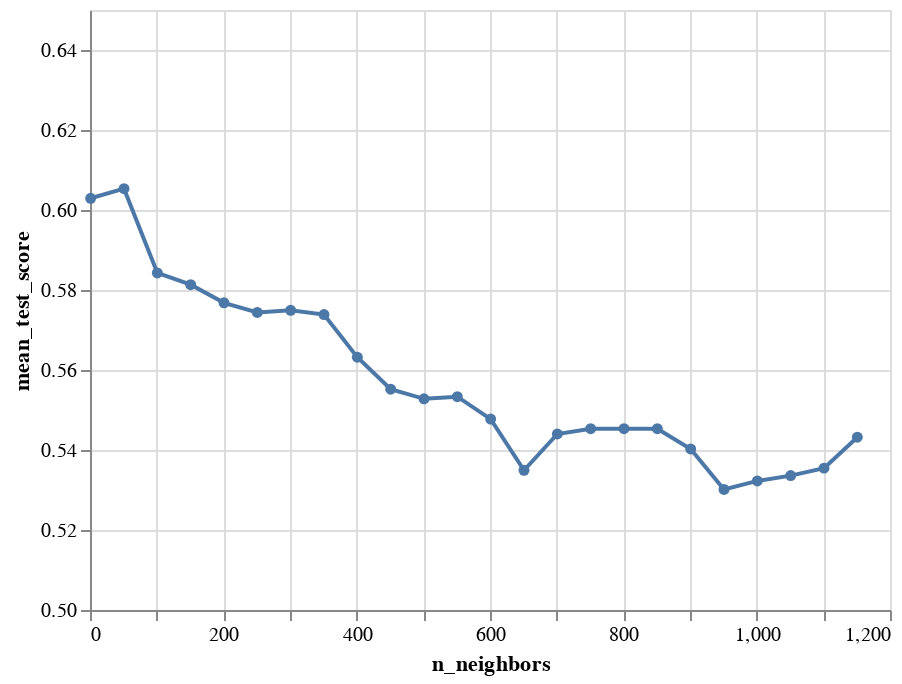

The notebook cell this image was saved under:
### Code cell
accuracy_vs_k_adr = alt.Chart(acc_grid_adr).mark_line(point=True).encode(
    x=alt.X("n_neighbors"),
    y=alt.Y("mean_test_score", scale=alt.Scale(domain=(0.5, 0.65)))
)
accuracy_vs_k_adr

### Figure 1 — Vega-Lite specification as saved in the notebook (floating-point values rounded to 4 significant figures)
{"config": {"view": {"continuousWidth": 400, "continuousHeight": 300}}, "data": {"name": "data-7c6b3d818b70c23ca5ed13a8affb0373"}, "mark": {"type": "line", "point": true}, "encoding": {"x": {"field": "n_neighbors", "type": "quantitative"}, "y": {"field": "mean_test_score", "scale": {"domain": [0.5, 0.65]}, "type": "quantitative"}}, "$schema": "https://vega.github.io/schema/vega-lite/v4.17.0.json", "datasets": {"data-7c6b3d818b70c23ca5ed13a8affb0373": [{"mean_fit_time": 0.006806, "std_fit_time": 0.0005204, "mean_score_time": 0.03289, "std_score_time": 0.002389, "n_neighbors": 1, "params": {"kneighborsclassifier__n_neighbors": 1}, "split0_test_score": 0.5973, "split1_test_score": 0.5827, "split2_test_score": 0.6533, "split3_test_score": 0.612, "split4_test_score": 0.5693, "mean_test_score": 0.6029, "std_test_score": 0.02896, "rank_test_score": 2}, {"mean_fit_time": 0.006402, "std_fit_time": 0.0001196, "mean_score_time": 0.03802, "std_score_time": 0.003264, "n_neighbors": 51, "params": {"kneighborsclassifier__n_neighbors": 51}, "split0_test_score": 0.5693, "split1_test_score": 0.6213, "split2_test_score": 0.624, "split3_test_score": 0.6173, "split4_test_score": 0.5947, "mean_test_score": 0.6053, "std_test_score": 0.02078, "rank_test_score": 1}, {"mean_fit_time": 0.006675, "std_fit_time": 0.0007595, "mean_score_time": 0.04419, "std_score_time": 0.003634, "n_neighbors": 101, "params": {"kneighborsclassifier__n_neighbors": 101}, "split0_test_score": 0.5747, "split1_test_score": 0.5987, "split2_test_score": 0.5933, "split3_test_score": 0.5787, "split4_test_score": 0.576, "mean_test_score": 0.5843, "std_test_score": 0.009812, "rank_test_score": 3}, {"mean_fit_time": 0.006436, "std_fit_time": 0.0001578, "mean_score_time": 0.04726, "std_score_time": 0.0006041, "n_neighbors": 151, "params": {"kneighborsclassifier__n_neighbors": 151}, "split0_test_score": 0.584, "split1_test_score": 0.596, "split2_test_score": 0.584, "split3_test_score": 0.5707, "split4_test_score": 0.572, "mean_test_score": 0.5813, "std_test_score": 0.009276, "rank_test_score": 4}, {"mean_fit_time": 0.007381, "std_fit_time": 0.0009248, "mean_score_time": 0.0589, "std_score_time": 0.00544, "n_neighbors": 201, "params": {"kneighborsclassifier__n_neighbors": 201}, "split0_test_score": 0.5667, "split1_test_score": 0.5747, "split2_test_score": 0.5627, "split3_test_score": 0.592, "split4_test_score": 0.588, "mean_test_score": 0.5768, "std_test_score": 0.01152, "rank_test_score": 5}, {"mean_fit_time": 0.007246, "std_fit_time": 0.0009904, "mean_score_time": 0.07414, "std_score_time": 0.009848, "n_neighbors": 251, "params": {"kneighborsclassifier__n_neighbors": 251}, "split0_test_score": 0.5613, "split1_test_score": 0.5973, "split2_test_score": 0.572, "split3_test_score": 0.5867, "split4_test_score": 0.5547, "mean_test_score": 0.5744, "std_test_score": 0.01576, "rank_test_score": 7}, {"mean_fit_time": 0.006652, "std_fit_time": 0.0004704, "mean_score_time": 0.06959, "std_score_time": 0.002795, "n_neighbors": 301, "params": {"kneighborsclassifier__n_neighbors": 301}, "split0_test_score": 0.564, "split1_test_score": 0.5867, "split2_test_score": 0.588, "split3_test_score": 0.5747, "split4_test_score": 0.5613, "mean_test_score": 0.5749, "std_test_score": 0.01107, "rank_test_score": 6}, {"mean_fit_time": 0.006884, "std_fit_time": 0.0005228, "mean_score_time": 0.07665, "std_score_time": 0.003857, "n_neighbors": 351, "params": {"kneighborsclassifier__n_neighbors": 351}, "split0_test_score": 0.564, "split1_test_score": 0.6013, "split2_test_score": 0.5787, "split3_test_score": 0.5787, "split4_test_score": 0.5467, "mean_test_score": 0.5739, "std_test_score": 0.0181, "rank_test_score": 8}, {"mean_fit_time": 0.009466, "std_fit_time": 0.004802, "mean_score_time": 0.111, "std_score_time": 0.02375, "n_neighbors": 401, "params": {"kneighborsclassifier__n_neighbors": 401}, "split0_test_score": 0.5547, "split1_test_score": 0.5693, "split2_test_score": 0.572, "split3_test_score": 0.576, "split4_test_score": 0.544, "mean_test_score": 0.5632, "std_test_score": 0.012, "rank_test_score": 9}, {"mean_fit_time": 0.009501, "std_fit_time": 0.005437, "mean_score_time": 0.1343, "std_score_time": 0.05878, "n_neighbors": 451, "params": {"kneighborsclassifier__n_neighbors": 451}, "split0_test_score": 0.5333, "split1_test_score": 0.5827, "split2_test_score": 0.5507, "split3_test_score": 0.5627, "split4_test_score": 0.5467, "mean_test_score": 0.5552, "std_test_score": 0.01662, "rank_test_score": 10}, {"mean_fit_time": 0.007764, "std_fit_time": 0.001924, "mean_score_time": 0.1074, "std_score_time": 0.01487, "n_neighbors": 501, "params": {"kneighborsclassifier__n_neighbors": 501}, "split0_test_score": 0.5227, "split1_test_score": 0.5613, "split2_test_score": 0.5787, "split3_test_score": 0.5613, "split4_test_score": 0.54, "mean_test_score": 0.5528, "std_test_score": 0.01942, "rank_test_score": 12}, {"mean_fit_time": 0.008053, "std_fit_time": 0.001204, "mean_score_time": 0.1099, "std_score_time": 0.005782, "n_neighbors": 551, "params": {"kneighborsclassifier__n_neighbors": 551}, "split0_test_score": 0.5387, "split1_test_score": 0.564, "split2_test_score": 0.5507, "split3_test_score": 0.56, "split4_test_score": 0.5533, "mean_test_score": 0.5533, "std_test_score": 0.008723, "rank_test_score": 11}, {"mean_fit_time": 0.007548, "std_fit_time": 0.001168, "mean_score_time": 0.109, "std_score_time": 0.003983, "n_neighbors": 601, "params": {"kneighborsclassifier__n_neighbors": 601}, "split0_test_score": 0.5507, "split1_test_score": 0.5253, "split2_test_score": 0.5547, "split3_test_score": 0.568, "split4_test_score": 0.54, "mean_test_score": 0.5477, "std_test_score": 0.01435, "rank_test_score": 13}, {"mean_fit_time": 0.01263, "std_fit_time": 0.01164, "mean_score_time": 0.1429, "std_score_time": 0.03476, "n_neighbors": 651, "params": {"kneighborsclassifier__n_neighbors": 651}, "split0_test_score": 0.5133, "split1_test_score": 0.5387, "split2_test_score": 0.536, "split3_test_score": 0.54, "split4_test_score": 0.5467, "mean_test_score": 0.5349, "std_test_score": 0.01136, "rank_test_score": 21}, {"mean_fit_time": 0.008619, "std_fit_time": 0.0008373, "mean_score_time": 0.17, "std_score_time": 0.02521, "n_neighbors": 701, "params": {"kneighborsclassifier__n_neighbors": 701}, "split0_test_score": 0.536, "split1_test_score": 0.5453, "split2_test_score": 0.548, "split3_test_score": 0.5427, "split4_test_score": 0.548, "mean_test_score": 0.544, "std_test_score": 0.004462, "rank_test_score": 17}, {"mean_fit_time": 0.00725, "std_fit_time": 0.0007473, "mean_score_time": 0.1407, "std_score_time": 0.0072, "n_neighbors": 751, "params": {"kneighborsclassifier__n_neighbors": 751}, "split0_test_score": 0.54, "split1_test_score": 0.5507, "split2_test_score": 0.548, "split3_test_score": 0.5427, "split4_test_score": 0.5453, "mean_test_score": 0.5453, "std_test_score": 0.003771, "rank_test_score": 14}, {"mean_fit_time": 0.007033, "std_fit_time": 0.0003593, "mean_score_time": 0.1493, "std_score_time": 0.007686, "n_neighbors": 801, "params": {"kneighborsclassifier__n_neighbors": 801}, "split0_test_score": 0.5387, "split1_test_score": 0.5347, "split2_test_score": 0.536, "split3_test_score": 0.5587, "split4_test_score": 0.5587, "mean_test_score": 0.5453, "std_test_score": 0.01096, "rank_test_score": 14}, {"mean_fit_time": 0.006885, "std_fit_time": 0.0004105, "mean_score_time": 0.1657, "std_score_time": 0.01827, "n_neighbors": 851, "params": {"kneighborsclassifier__n_neighbors": 851}, "split0_test_score": 0.556, "split1_test_score": 0.532, "split2_test_score": 0.54, "split3_test_score": 0.5493, "split4_test_score": 0.5493, "mean_test_score": 0.5453, "std_test_score": 0.00839, "rank_test_score": 14}, {"mean_fit_time": 0.006319, "std_fit_time": 7.463e-05, "mean_score_time": 0.1934, "std_score_time": 0.02662, "n_neighbors": 901, "params": {"kneighborsclassifier__n_neighbors": 901}, "split0_test_score": 0.532, "split1_test_score": 0.5333, "split2_test_score": 0.5427, "split3_test_score": 0.5333, "split4_test_score": 0.56, "mean_test_score": 0.5403, "std_test_score": 0.01058, "rank_test_score": 19}, {"mean_fit_time": 0.006673, "std_fit_time": 0.0005987, "mean_score_time": 0.1693, "std_score_time": 0.007263, "n_neighbors": 951, "params": {"kneighborsclassifier__n_neighbors": 951}, "split0_test_score": 0.52, "split1_test_score": 0.528, "split2_test_score": 0.536, "split3_test_score": 0.5373, "split4_test_score": 0.5293, "mean_test_score": 0.5301, "std_test_score": 0.006231, "rank_test_score": 24}, {"mean_fit_time": 0.006789, "std_fit_time": 0.000592, "mean_score_time": 0.1834, "std_score_time": 0.02034, "n_neighbors": 1001, "params": {"kneighborsclassifier__n_neighbors": 1001}, "split0_test_score": 0.508, "split1_test_score": 0.5333, "split2_test_score": 0.544, "split3_test_score": 0.5253, "split4_test_score": 0.5507, "mean_test_score": 0.5323, "std_test_score": 0.01493, "rank_test_score": 23}, {"mean_fit_time": 0.007284, "std_fit_time": 0.000943, "mean_score_time": 0.1867, "std_score_time": 0.02343, "n_neighbors": 1051, "params": {"kneighborsclassifier__n_neighbors": 1051}, "split0_test_score": 0.508, "split1_test_score": 0.528, "split2_test_score": 0.552, "split3_test_score": 0.5347, "split4_test_score": 0.5453, "mean_test_score": 0.5336, "std_test_score": 0.01526, "rank_test_score": 22}, {"mean_fit_time": 0.008481, "std_fit_time": 0.004377, "mean_score_time": 0.2204, "std_score_time": 0.03172, "n_neighbors": 1101, "params": {"kneighborsclassifier__n_neighbors": 1101}, "split0_test_score": 0.5373, "split1_test_score": 0.54, "split2_test_score": 0.548, "split3_test_score": 0.5333, "split4_test_score": 0.5187, "mean_test_score": 0.5355, "std_test_score": 0.009674, "rank_test_score": 20}, {"mean_fit_time": 0.008568, "std_fit_time": 0.002007, "mean_score_time": 0.2323, "std_score_time": 0.05335, "n_neighbors": 1151, "params": {"kneighborsclassifier__n_neighbors": 1151}, "split0_test_score": 0.5173, "split1_test_score": 0.544, "split2_test_score": 0.5413, "split3_test_score": 0.556, "split4_test_score": 0.5573, "mean_test_score": 0.5432, "std_test_score": 0.0144, "rank_test_score": 18}]}}
